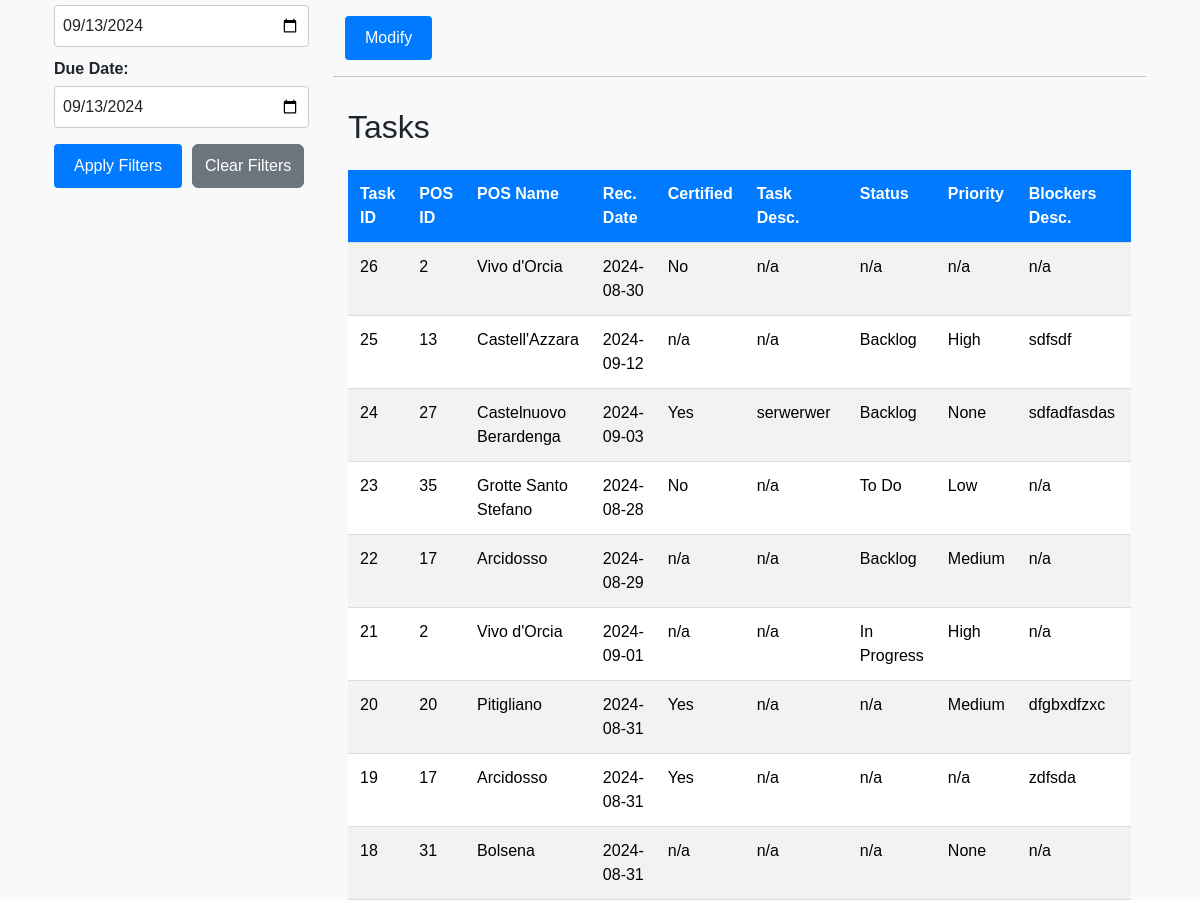
The app's page /modify (signed in, middle part), older data.
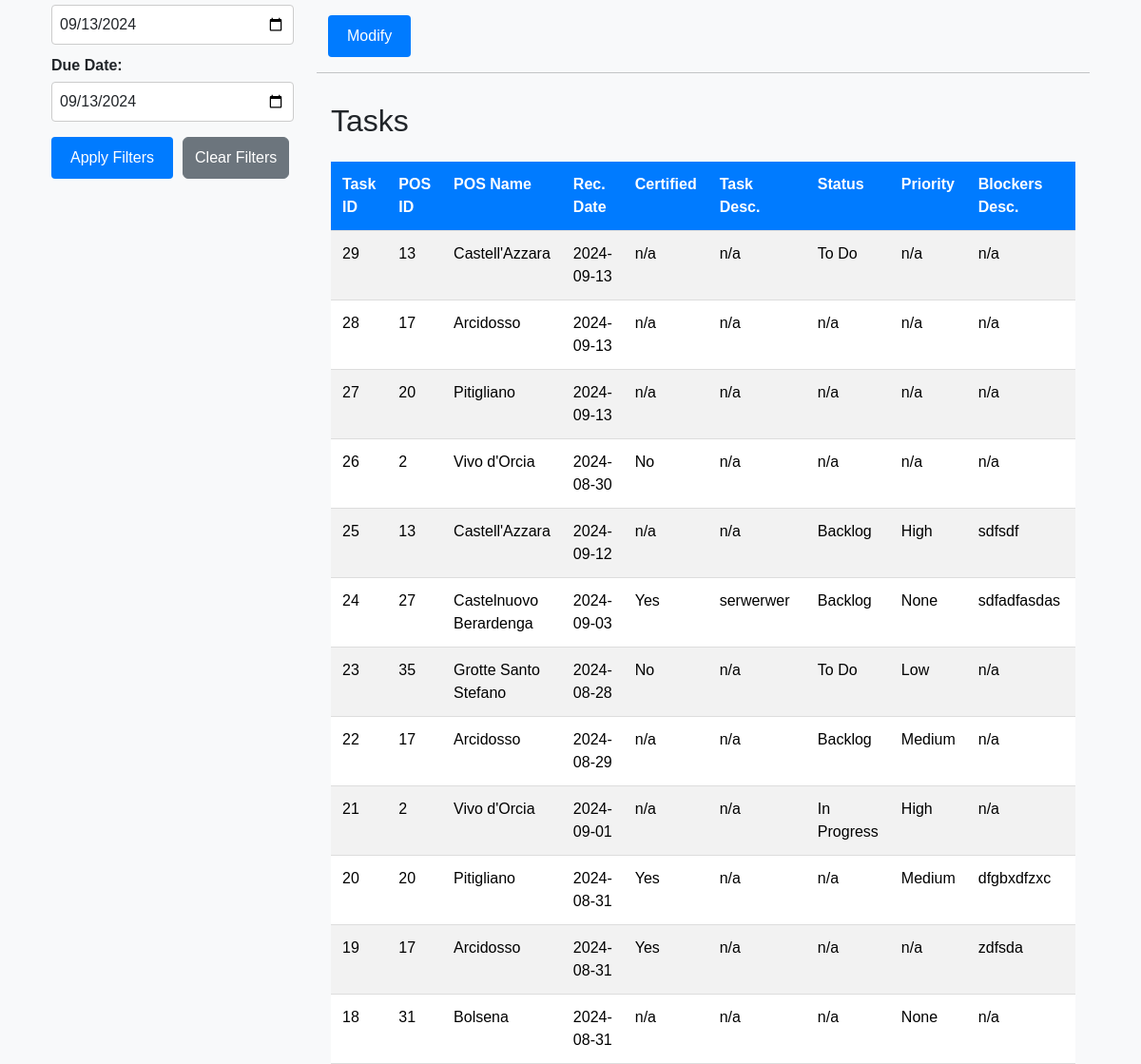
The same page, newer data.
### tables this page shows
CREATE TABLE tasks (
                        task_id INTEGER NOT NULL, 
                        task_desc VARCHAR, 
                        task_status VARCHAR, 
                        task_priority VARCHAR, 
                        task_start_date DATE, 
                        task_due_date DATE, 
                        task_notes VARCHAR, 
                        pos_id INTEGER NOT NULL, 
                        blocker_id INTEGER, 
                        rec_id INTEGER, 
                        PRIMARY KEY (task_id), 
                        CHECK (task_status IN ('Backlog', 'To Do', 'In Progress', 'Done')), 
                        CHECK (task_priority IN ('None', 'Low', 'Medium', 'High')),
                        FOREIGN KEY(pos_id) REFERENCES pos (pos_id),
                        FOREIGN KEY(blocker_id) REFERENCES blockers (blocker_id),
                        FOREIGN KEY(rec_id) REFERENCES rec (rec_id)
                    );

CREATE TABLE pos (
	pos_id INTEGER NOT NULL, 
	pos_name VARCHAR NOT NULL, 
	PRIMARY KEY (pos_id), 
	UNIQUE (pos_name)
);

CREATE TABLE rec (
                        rec_id INTEGER NOT NULL, 
                        rec_date DATE, 
                        rec_certified BOOLEAN, 
                        task_id INTEGER, 
                        pos_id INTEGER, 
                        blocker_id INTEGER, 
                        PRIMARY KEY (rec_id),
                        FOREIGN KEY(task_id) REFERENCES tasks (task_id),
                        FOREIGN KEY(pos_id) REFERENCES pos (pos_id),
                        FOREIGN KEY(blocker_id) REFERENCES blockers (blocker_id)
                    );

CREATE TABLE blockers (
                        blocker_id INTEGER NOT NULL, 
                        blocker_desc VARCHAR, 
                        blocker_responsible VARCHAR, 
                        blocker_resolved BOOLEAN, 
                        blocker_res_date DATE, 
                        pos_id INTEGER, 
                        rec_id INTEGER, 
                        task_id INTEGER, 
                        PRIMARY KEY (blocker_id),
                        FOREIGN KEY(pos_id) REFERENCES pos (pos_id),
                        FOREIGN KEY(rec_id) REFERENCES rec (rec_id),
                        FOREIGN KEY(task_id) REFERENCES tasks (task_id)
                    );

### app.py (the view)
@app.route("/modify", methods=["GET", "POST"])
@login_required
def modify_task():
    if request.method == "POST":
        task_id = request.form.get("task_id")
        pos_id = request.form.get("pos_id")
        reconciliation_date = request.form.get("reconciliation_date") or None
        certified = request.form.get("certified") or None
        description = request.form.get("description") or None
        status = request.form.get("status") or None
        priority = request.form.get("priority") or None
        start_date = request.form.get("start_date") or None
        due_date = request.form.get("due_date") or None
        notes = request.form.get("notes") or None
        blocker_desc = request.form.get("blocker_desc") or None
        blocker_responsible = request.form.get("blocker_responsible") or None
        try:
            if start_date:
                start_date = datetime.strptime(start_date, '%Y-%m-%d').date()
            if due_date:
                due_date = datetime.strptime(due_date, '%Y-%m-%d').date()
            if reconciliation_date:
                reconciliation_date = datetime.strptime(reconciliation_date, '%Y-%m-%d').date()
        except ValueError as e:
            flash("Invalid date format. Please use YYYY-MM-DD.")
            return redirect("/modify")
        if not task_id or not pos_id:
            flash("Task ID and POS ID are required.")
            return redirect("/modify")
        try:
            with engine.connect() as conn:
                task_update = tasks_table.update().where(tasks_table.c.task_id == task_id).values(
                    pos_id=pos_id,
                    task_desc=description,
                    task_status=status,
                    task_priority=priority,
                    task_start_date=start_date,
                    task_due_date=due_date,
                    task_notes=notes
                )
                conn.execute(task_update)
                if blocker_desc or blocker_responsible:
                    blocker_exists = conn.execute(
                        select(blockers_table.c.blocker_id).where(blockers_table.c.task_id == task_id)
                    ).fetchone()
                    if blocker_exists:
                        conn.execute(
                            blockers_table.update().where(blockers_table.c.task_id == task_id).values(
                                blocker_desc=blocker_desc,
                                blocker_responsible=blocker_responsible
                            )
                        )
                    else:
                        conn.execute(
                            blockers_table.insert().values(
                                blocker_desc=blocker_desc,
                                blocker_responsible=blocker_responsible,
                                task_id=task_id,
                                pos_id=pos_id
                            )
                        )
                if reconciliation_date or certified is not None:
                    rec_exists = conn.execute(
                        select(rec_table.c.rec_id).where(rec_table.c.task_id == task_id)
                    ).fetchone()
                    if rec_exists:
                        conn.execute(
                            rec_table.update().where(rec_table.c.task_id == task_id).values(
                                rec_date=reconciliation_date,
                                rec_certified=(certified == 'true') if certified else None
                            )
                        )
                    else:
                        conn.execute(
                            rec_table.insert().values(
                                rec_date=reconciliation_date,
                                rec_certified=(certified == 'true') if certified else None,
                                task_id=task_id,
                                pos_id=pos_id
                            )
                        )
                conn.commit()
            flash("Task modified successfully!")  # Only display success if everything works
            return redirect("/modify")
        except Exception as e:
            logger.error(f"Error modifying task: {traceback.format_exc()}")
            flash("An error occurred while modifying the task.")
            return redirect("/modify")
    else:
        with engine.connect() as conn:
            pos_data = conn.execute(select(pos_table.c.pos_id, pos_table.c.pos_name)).fetchall()
            query = select(
                tasks_table.c.task_id,
                tasks_table.c.task_desc,
                tasks_table.c.task_status,
                tasks_table.c.task_priority,
                tasks_table.c.task_start_date,
                tasks_table.c.task_due_date,
                tasks_table.c.task_notes,
                pos_table.c.pos_id,
                pos_table.c.pos_name,
                rec_table.c.rec_date,
                rec_table.c.rec_certified,
                blockers_table.c.blocker_desc,
                blockers_table.c.blocker_responsible
            ).select_from(
                tasks_table
                .join(pos_table, tasks_table.c.pos_id == pos_table.c.pos_id)
                .outerjoin(rec_table, tasks_table.c.rec_id == rec_table.c.rec_id)
                .outerjoin(blockers_table, tasks_table.c.blocker_id == blockers_table.c.blocker_id)
            ).order_by(desc(tasks_table.c.task_id))
            tasks = conn.execute(query).fetchall()
            formatted_tasks = []
            for task in tasks:
                formatted_tasks.append({
                    "task_id": task.task_id if task.task_id is not None else "n/a",
                    "task_desc": task.task_desc if task.task_desc is not None else "n/a",
                    "task_status": task.task_status if task.task_status is not None else "n/a",
                    "task_priority": task.task_priority if task.task_priority is not None else "n/a",
                    "task_start_date": task.task_start_date.strftime('%Y-%m-%d') if isinstance(task.task_start_date, date) else "n/a",
                    "task_due_date": task.task_due_date.strftime('%Y-%m-%d') if isinstance(task.task_due_date, date) else "n/a",
                    "task_notes": task.task_notes if task.task_notes is not None else "n/a",
                    "pos_id": task.pos_id if task.pos_id is not None else "n/a",
                    "pos_name": task.pos_name if task.pos_name is not None else "n/a",
                    "rec_date": task.rec_date.strftime('%Y-%m-%d') if isinstance(task.rec_date, date) else "n/a",
                    "rec_certified": "Yes" if task.rec_certified is True else "No" if task.rec_certified is False else "n/a",
                    "blocker_desc": task.blocker_desc if task.blocker_desc is not None else "n/a",
                    "blocker_responsible": task.blocker_responsible if task.blocker_responsible is not None else "n/a"
                })
        return render_template("modify.html", pos_data=pos_data, tasks=formatted_tasks, date=date)

### helpers.py (called while the page is built)
def login_required(f):
    @wraps(f)
    def decorated_function(*args, **kwargs):
        if session.get("user_id") is None:
            return redirect("/login")
        return f(*args, **kwargs)
    return decorated_function

### templates/modify.html (shortened to what this page needs)
{% extends "layout.html" %}
{% block main %}
<div class="container-fluid">
    <div class="row">
        <div class="col-md-3">
            {% include "_sidebar.html" %}
        </div>
        <div class="col-md-9">
            {% include "_modify_form.html" %}
            <hr>
            {% include "_tasks_body.html" %}
        </div>
    </div>
</div>
{% endblock %}

### templates/layout.html (shortened to what this page needs)
<!DOCTYPE html>
<html lang="en">
<head>
    <link href="https://cdn.jsdelivr.net/npm/bootstrap@5.3.3/dist/css/bootstrap.min.css" rel="stylesheet">
    <link href="{{ url_for('static', filename='css/style.css') }}" rel="stylesheet">
</head>
<body>
    <main class="container py-5 text-center">
        {% block main %}{% endblock %}
    </main>
</body>
</html>

### templates/_sidebar.html (shortened to what this page needs)
<div class="filter-group mb-4">
    <input type="date" id="startDate" class="form-control mb-2" value="{{ date.today().strftime('%Y-%m-%d') }}">
    <label for="endDate" class="filter-label">Due Date:</label>
    <input type="date" id="endDate" class="form-control" value="{{ date.today().strftime('%Y-%m-%d') }}">
</div>
<div class="filter-buttons">
    <button id="filterBtn" class="btn btn-primary mb-2">Apply Filters</button>
    <button id="clearFilterBtn" class="btn btn-secondary mb-2">Clear Filters</button>
</div>

### templates/_modify_form.html (shortened to what this page needs)
<form id="modifyTaskForm" method="POST" action="/modify">
    <div class="container-fluid">
        <div class="row">
            <div class="col-md-4">
            </div>
            <div class="col-md-4">
            </div>
            <div class="col-md-4">
            </div>
        </div>
        <button class="btn btn-primary" type="submit" id="modifyBtn">Modify</button>
    </div>
</form>

### templates/_tasks_body.html (shortened to what this page needs)
<div class="tasks-wrapper">
    <h2 class="mt-0">Tasks</h2>
    <div class="table-responsive">
        <table class="table table-striped mt-3">
            <thead>
                <tr>
                    <th>Task ID</th>
                    <th>POS ID</th>
                    <th>POS Name</th>
                    <th>Rec. Date</th>
                    <th>Certified</th>
                    <th>Task Desc.</th>
                    <th>Status</th>
                    <th>Priority</th>
                    <th>Blockers Desc.</th>
                    <th>Blockers Resp</th>
                </tr>
            </thead>
            <tbody id="taskTableBody">
                {% for task in tasks %}
                <tr>
                    <td>{{ task.task_id }}</td>
                    <td>{{ task.pos_id }}</td>
                    <td>{{ task.pos_name }}</td>
                    <td>{{ task.rec_date }}</td>
                    <td>{{ task.rec_certified }}</td>
                    <td>{{ task.task_desc }}</td>
                    <td>{{ task.task_status }}</td>
                    <td>{{ task.task_priority }}</td>
                    <td>{{ task.blocker_desc }}</td>
                    <td>{{ task.blocker_responsible }}</td>
                </tr>
                {% endfor %}
            </tbody>
        </table>
    </div>
</div>

### static/css/style.css (style rules this page uses)
body { font-family: Arial, sans-serif !important; background-color: #f8f9fa !important; margin: 0 !important; padding: 0 !important; text-align: left !important; }
.btn-primary { background-color: #007bff !important; border: none !important; color: white !important; padding: 10px 20px !important; border-radius: 4px !important; cursor: pointer !important; text-align: left !important; }
.container { margin-top: 20px !important; text-align: left !important; }
.table { width: 100% !important; margin-bottom: 20px !important; border-collapse: collapse !important; text-align: left !important; }
.table th, .table td { padding: 12px !important; border-bottom: 1px solid #ddd !important; vertical-align: top !important; white-space: normal !important; }
.table th { background-color: #007bff !important; color: white !important; }
.table-responsive { overflow-x: auto !important; text-align: left !important; }
.tasks-wrapper { padding: 15px !important; text-align: left !important; }
.filter-group { margin-bottom: 16px !important; text-align: left !important; }
.filter-label { display: block !important; margin-bottom: 5px !important; font-weight: bold !important; text-align: left !important; }
.filter-buttons { display: flex !important; gap: 10px !important; text-align: left !important; }
input[type="date"] { width: 100% !important; text-align: left !important; }
.form-control { width: 100% !important; padding: 8px !important; margin-bottom: 10px !important; border: 1px solid #ccc !important; border-radius: 4px !important; text-align: left !important; }

Row changes from the older to the newer data that the page shows:
added tasks: task_id "29", pos_id "13", pos_name "Castell'Azzara", rec_date "2024-09-13", rec_certified "n/a", task_desc "n/a", task_status "To Do", task_priority "n/a", blocker_desc "n/a"
added tasks: task_id "28", pos_id "17", pos_name "Arcidosso", rec_date "2024-09-13", rec_certified "n/a", task_desc "n/a", task_status "n/a", task_priority "n/a", blocker_desc "n/a"
added tasks: task_id "27", pos_id "20", pos_name "Pitigliano", rec_date "2024-09-13", rec_certified "n/a", task_desc "n/a", task_status "n/a", task_priority "n/a", blocker_desc "n/a"
